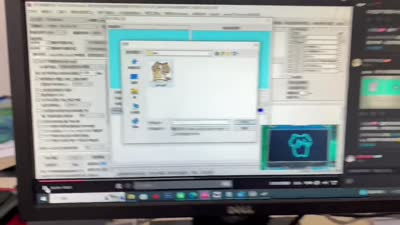
#> input picture v2/f01.jpg, 400 x 225 px
$ python img2oled.py ../../v2/f01.jpg out.png
#> lines starting #> are read from the running program, lines starting #| are printed output that depends on the picture; after the words box and inside, x2 and y2 are one past the last pixel; in counts of white or black regions, pixels touching at a corner belong together
#!/usr/bin/env python3
"""img2oled.py - 把任意图片转成 STM32 OLED 能直接用的 C 数组（默认深色像素点亮）。

用法:
    python img2oled.py cat.png out.h [--w 128] [--h 64] [--name logo]
                      [--threshold 128] [--invert] [--dither]

输出格式与这块板子的 OLED_DrawBMP 完全匹配：
    - 按页组织（每页 8 行像素）
    - 每页里按列，从第 0 列到最后一列
    - 每个字节的 bit0 是最上面那一行
所以可以直接：
    OLED_DrawBMP(x, y, W, H, (unsigned char *)logo);
"""
import sys
import argparse
from PIL import Image


def to_page_bytes(img, threshold, invert, dither):
    img = img.convert("L")
    if dither:
        img = img.convert("1")          # Floyd-Steinberg
        bits = img.convert("L")
    else:
        bits = img.point(lambda v: 255 if v < threshold else 0)   # dark = lit

    w, h = bits.size
    out = []
    pages = (h + 7) // 8
    px = bits.load()
    for page in range(pages):
        for col in range(w):
            b = 0
            for bit in range(8):
                row = page * 8 + bit
                if row >= h:
                    continue
                on = px[col, row] > 0
                if invert:
                    on = not on
                if on:
                    b |= 1 << bit
            out.append(b)
    return out, w, h, pages


def main():
    ap = argparse.ArgumentParser()
    ap.add_argument("src")
    ap.add_argument("dst")
    ap.add_argument("--w", type=int, default=128)
    ap.add_argument("--h", type=int, default=64)
    ap.add_argument("--name", default="img")
    ap.add_argument("--threshold", type=int, default=128)
    ap.add_argument("--invert", action="store_true")
    ap.add_argument("--dither", action="store_true")
    args = ap.parse_args()

    img = Image.open(args.src).convert("L").resize((args.w, args.h), Image.LANCZOS)
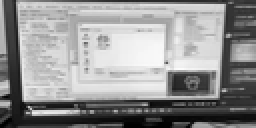
#> img: PIL image 128x64 L (shown 2 times larger); min 0, max 252, mean 147
    data, w, h, pages = to_page_bytes(img, args.threshold, args.invert, args.dither)
#> in to_page_bytes, `bits = img.point(lambda v: 255 if v < threshold else 0)`:
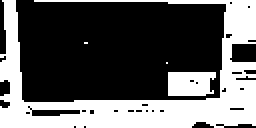
#> bits: PIL image 128x64 L (shown 2 times larger); 37.5% white; 4 white regions (2 under 20 px), largest, box (x1, y1, x2, y2) and area: (0, 0, 128, 64) 2808, (84, 36, 108, 48) 260
#> after the loop in to_page_bytes, `for page in range(pages):`: out = 1024 values, max 255 at index 2, min 0 at index 0, mean 95.15
#> data has the same summary as out in to_page_bytes; w = 128; h = 64; pages = 8

    with open(args.dst, "w", encoding="utf-8") as f:
        guard = "__%s_H" % args.name.upper()
        f.write("/* %s : %dx%d, page layout, LSB=top */\n" % (args.name, w, h))
        f.write("#ifndef %s\n#define %s\n\n" % (guard, guard))
        f.write("static const unsigned char %s[%d] = {\n" % (args.name, len(data)))
        for i in range(0, len(data), 16):
            f.write("  " + ",".join("0x%02X" % b for b in data[i:i + 16]) + ",\n")
#> this loop made 64 passes
#> i on passes 2 to 13: 16, 32, 48, 64, 80, 96, 112, 128, 144, 160, 176, 192
        f.write("};\n\n#endif\n")

    print("written %s  (%dx%d, %d bytes)" % (args.dst, w, h, len(data)))
#| written out.png  (128x64, 1024 bytes)


if __name__ == "__main__":
    main()
